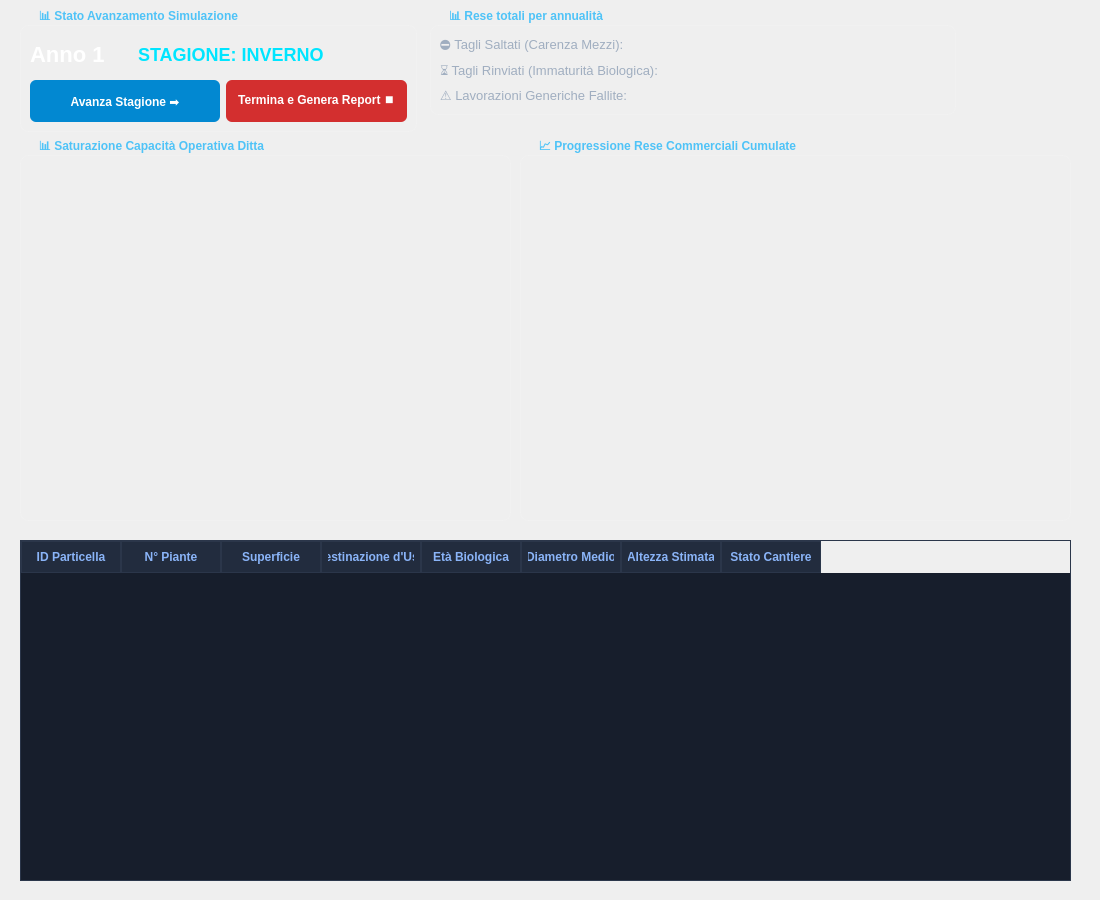
<?xml version="1.0" encoding="UTF-8"?>
<ui version="4.0">
 <class>form_monitoraggio</class>
 <widget class="QWidget" name="form_monitoraggio">
  <property name="geometry">
   <rect>
    <x>0</x>
    <y>0</y>
    <width>1100</width>
    <height>900</height>
   </rect>
  </property>
  <property name="minimumSize">
   <size>
    <width>1100</width>
    <height>900</height>
   </size>
  </property>
  <property name="maximumSize">
   <size>
    <width>1100</width>
    <height>900</height>
   </size>
  </property>
  <property name="windowTitle">
   <string>Form</string>
  </property>
  <property name="styleSheet">
   <string notr="true">/* Sfondo applicato SOLO alla finestra principale della form (Blu Notte Profondo) */
QWidget#form_monitoraggio {
    background-color: qlineargradient(x1:0, y1:0, x2:0, y2:1, 
                                      stop:0 #141923, stop:1 #0c0f15);
    color: #ffffff;
}

/* Stile dei contenitori di gruppo */
QGroupBox {
    background-color: rgba(255, 255, 255, 0.03);
    border: 1px solid rgba(255, 255, 255, 0.10);
    border-radius: 8px;
    margin-top: 15px;
    font-weight: bold;
}

/* Titoli dei GroupBox (Azzurro Ciano Tecnologico) */
QGroupBox::title {
    subcontrol-origin: margin;
    subcontrol-position: top left;
    left: 12px;
    color: #4fc3f7; /* Azzurro luminoso per staccare dal verde delle altre form */
    padding: 0 5px;
}

QLabel {
    color: #a0aec0; /* Grigio chiaro neutro per le label di descrizione */
    font-size: 13px;
}

/* FORZATURA STRUTTURALE: Stile specifico per la Label dell'Anno */
QGroupBox QLabel#lbl_anno, QLabel#lbl_anno {
    color: #ffffff !important;          /* Bianco puro per massima leggibilità */
    font-size: 22px !important;         /* Molto grande */
    font-weight: bold !important;       /* Grassetto marcato */
    font-family: &quot;Courier New&quot;, monospace !important; 
}

/* FORZATURA STRUTTURALE: Stile specifico per la Label della Stagione */
QGroupBox QLabel#lbl_stagione, QLabel#lbl_stagione {
    color: #00e5ff !important;          /* Azzurro Ciano Neon ad alta visibilità */
    font-size: 18px !important;         /* Evidente */
    font-weight: bold !important;       /* Grassetto */
    font-family: &quot;Courier New&quot;, monospace !important;
    padding-left: 5px;
}

/* Pulsante Standard / Avanzamento Temporale (Azzurro di Comando) */
QPushButton {
    background-color: #0288d1;
    color: white;
    border: none;
    border-radius: 6px;
    font-weight: bold;
    min-height: 30px;
    padding: 6px 12px;
}

QPushButton:hover {
    background-color: #039be5;
}

QPushButton:pressed {
    background-color: #01579b;
}

/* Variante per il Pulsante di Chiusura/Termina Sessione (Rosso Corallo) */
/* Nota: applicheremo questo objectName specifico nel Designer al tasto di interruzione */
QPushButton#btn_termina_sessione {
    background-color: #d32f2f;
}

QPushButton#btn_termina_sessione:hover {
    background-color: #f44336;
}

QPushButton#btn_termina_sessione:pressed {
    background-color: #b71c1c;
}

/* Stile della Tabella Monitoraggio Lotti */
QTableWidget {
    background-color: #171e2c;       /* Sfondo celle coordinato col blu notte */
    gridline-color: #2b364a;         /* Quadretti di separazione blu scuro */
    color: #ffffff;
    font-size: 13px;
    border: 1px solid #2b364a;
}

/* Stile dei titoli delle colonne in alto */
QHeaderView::section {
    background-color: #222c3e;       /* Sfondo dei titoli di colonna */
    color: #8ab4f8;                  /* Testo dei titoli in azzurro soft */
    padding: 6px;
    font-weight: bold;
    border: 1px solid #2b364a;
}

/* Stile della riga selezionata (Evidenziazione Blu Cobalto) */
QTableWidget::item:selected {
    background-color: #1a5ab5;       
    color: #ffffff;
}</string>
  </property>
  <widget class="QGroupBox" name="grp_controllo_tempo">
   <property name="geometry">
    <rect>
     <x>20</x>
     <y>10</y>
     <width>397</width>
     <height>122</height>
    </rect>
   </property>
   <property name="title">
    <string>📊 Stato Avanzamento Simulazione</string>
   </property>
   <layout class="QGridLayout" name="gridLayout">
    <item row="0" column="0">
     <widget class="QLabel" name="lbl_anno">
      <property name="text">
       <string>Anno 1</string>
      </property>
     </widget>
    </item>
    <item row="0" column="1" colspan="2">
     <widget class="QLabel" name="lbl_stagione">
      <property name="text">
       <string>STAGIONE: INVERNO</string>
      </property>
     </widget>
    </item>
    <item row="1" column="0" colspan="2">
     <widget class="QPushButton" name="btn_prossimo_trimestre">
      <property name="text">
       <string>Avanza Stagione ➡️</string>
      </property>
     </widget>
    </item>
    <item row="1" column="2">
     <widget class="QPushButton" name="btn_termina_sessione">
      <property name="text">
       <string>Termina e Genera Report ⏹️</string>
      </property>
     </widget>
    </item>
   </layout>
  </widget>
  <widget class="QGroupBox" name="grp_risorse">
   <property name="geometry">
    <rect>
     <x>20</x>
     <y>140</y>
     <width>491</width>
     <height>381</height>
    </rect>
   </property>
   <property name="title">
    <string>📊 Saturazione Capacità Operativa Ditta</string>
   </property>
   <layout class="QVBoxLayout" name="verticalLayout">
    <item>
     <widget class="QWidget" name="canvas_risorse" native="true"/>
    </item>
   </layout>
  </widget>
  <widget class="QGroupBox" name="grp_rese">
   <property name="geometry">
    <rect>
     <x>520</x>
     <y>140</y>
     <width>551</width>
     <height>381</height>
    </rect>
   </property>
   <property name="title">
    <string>📈 Progressione Rese Commerciali Cumulate</string>
   </property>
   <layout class="QVBoxLayout" name="verticalLayout_2">
    <item>
     <widget class="QWidget" name="canvas_rese" native="true"/>
    </item>
   </layout>
  </widget>
  <widget class="QTableWidget" name="tbl_monitoraggio">
   <property name="geometry">
    <rect>
     <x>20</x>
     <y>540</y>
     <width>1051</width>
     <height>341</height>
    </rect>
   </property>
   <property name="editTriggers">
    <set>QAbstractItemView::EditTrigger::NoEditTriggers</set>
   </property>
   <property name="selectionMode">
    <enum>QAbstractItemView::SelectionMode::SingleSelection</enum>
   </property>
   <property name="selectionBehavior">
    <enum>QAbstractItemView::SelectionBehavior::SelectRows</enum>
   </property>
   <column>
    <property name="text">
     <string>ID Particella</string>
    </property>
   </column>
   <column>
    <property name="text">
     <string>N° Piante</string>
    </property>
   </column>
   <column>
    <property name="text">
     <string>Superficie</string>
    </property>
   </column>
   <column>
    <property name="text">
     <string>Destinazione d'Uso</string>
    </property>
   </column>
   <column>
    <property name="text">
     <string>Età Biologica</string>
    </property>
   </column>
   <column>
    <property name="text">
     <string>Diametro Medio</string>
    </property>
   </column>
   <column>
    <property name="text">
     <string>Altezza Stimata</string>
    </property>
   </column>
   <column>
    <property name="text">
     <string>Stato Cantiere</string>
    </property>
   </column>
  </widget>
  <widget class="QGroupBox" name="groupBox">
   <property name="geometry">
    <rect>
     <x>430</x>
     <y>10</y>
     <width>526</width>
     <height>105</height>
    </rect>
   </property>
   <property name="title">
    <string>📊 Rese totali per annualità</string>
   </property>
   <layout class="QVBoxLayout" name="verticalLayout_3">
    <item>
     <widget class="QLabel" name="lbl_tagli_saltati">
      <property name="minimumSize">
       <size>
        <width>500</width>
        <height>0</height>
       </size>
      </property>
      <property name="maximumSize">
       <size>
        <width>500</width>
        <height>16777215</height>
       </size>
      </property>
      <property name="text">
       <string>⛔ Tagli Saltati (Carenza Mezzi):</string>
      </property>
     </widget>
    </item>
    <item>
     <widget class="QLabel" name="lbl_turni_saltati">
      <property name="minimumSize">
       <size>
        <width>500</width>
        <height>0</height>
       </size>
      </property>
      <property name="maximumSize">
       <size>
        <width>500</width>
        <height>16777215</height>
       </size>
      </property>
      <property name="text">
       <string>⏳ Tagli Rinviati (Immaturità Biologica):</string>
      </property>
     </widget>
    </item>
    <item>
     <widget class="QLabel" name="lbl_lavori_saltati">
      <property name="minimumSize">
       <size>
        <width>500</width>
        <height>0</height>
       </size>
      </property>
      <property name="maximumSize">
       <size>
        <width>500</width>
        <height>16777215</height>
       </size>
      </property>
      <property name="text">
       <string>⚠️ Lavorazioni Generiche Fallite:</string>
      </property>
     </widget>
    </item>
   </layout>
  </widget>
 </widget>
 <resources/>
 <connections/>
</ui>
